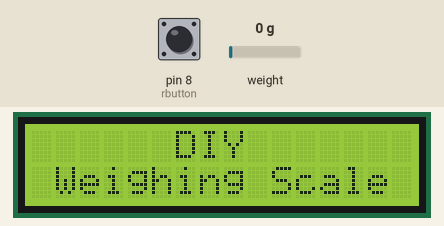
Recording of a sketch running on a simulated Arduino Uno, built with avr-gcc and run on an emulated ATmega328P. Shown: 16×2 character LCD. The test bench sets the inputs (shaded band); at power-on: weight on the scale 0 g, pin 8 (rbutton) HIGH. What the sketch prints to the serial monitor is not drawn.

Above: at 2.1 s.
At 6.2 s:
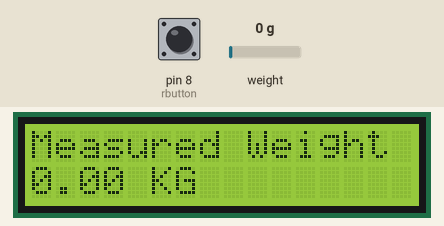
6.3 s: weight on the scale set to 100 g
At 9.1 s:
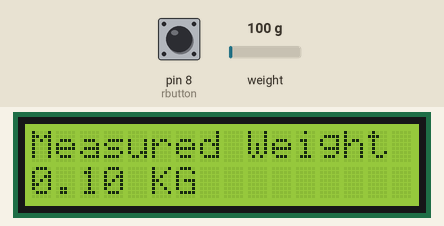
11.6 s: weight on the scale set to 1250 g
At 13.7 s:
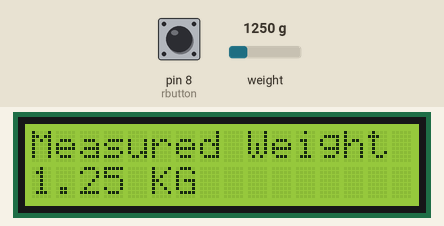
16.6 s: weight on the scale set to 2500 g
At 19.6 s:
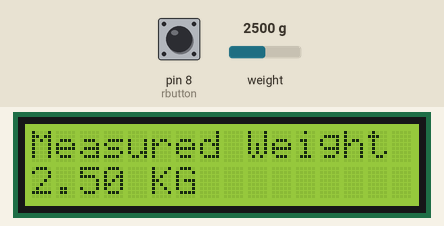
Timing chart, 0 to 21.1 s (numbered marks = the images above; inputs shaded):
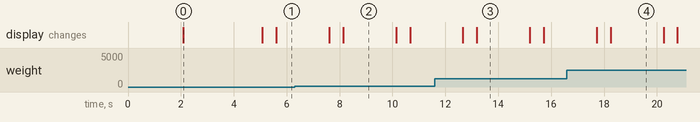

Measured:
- after the input at 6.3 s, the display: first differs from a run without the input after 1.8 s (image 2)
- after the input at 11.6 s, the display: first differs from a run without the input after 1.6 s (image 3)
- after the input at 16.6 s, the display: first differs from a run without the input after 1.6 s (image 4)
- what the display in image 0 shows lasts 3.0 s, from 2.1 s to 5.1 s
- what the display in image 2 shows lasts 2.0 s, from 8.1 s to 10.1 s

The sketch:

sketch_sep05a.ino
```cpp
#include "HX711.h"
#include <Wire.h>
#include <LiquidCrystal_I2C.h>
LiquidCrystal_I2C lcd(0x27, 16, 2);

HX711 scale(A0, A1);

int rbutton = 8; // this button will be used to reset the scale to 0.
float weight;
float calibration_factor = -101525; // for me this vlaue works just perfect 419640

void setup()
{
  Serial.begin(9600);
  pinMode(rbutton, INPUT_PULLUP);
  scale.set_scale();
  scale.tare(); //Reset the scale to 0
  long zero_factor = scale.read_average(); //Get a baseline reading

  lcd.begin();
  lcd.setCursor(6,0);
  lcd.print("DIY");
  lcd.setCursor(1,1);
  lcd.print("Weighing Scale");
  delay(3000);
  lcd.clear();
}

void loop()

{
  scale.set_scale(calibration_factor); //Adjust to this calibration factor

  weight = scale.get_units(5);

  lcd.setCursor(0, 0);
  lcd.print("Measured Weight");
  lcd.setCursor(0, 1);
  lcd.print(weight);
  lcd.print(" KG  ");
  delay(2000);
  lcd.clear();

  Serial.print("Weight: ");
  Serial.print(weight);
  Serial.println(" KG");
  Serial.println();


  if ( digitalRead(rbutton) == LOW)
{
  scale.set_scale();
  scale.tare(); //Reset the scale to 0
}

}
```
